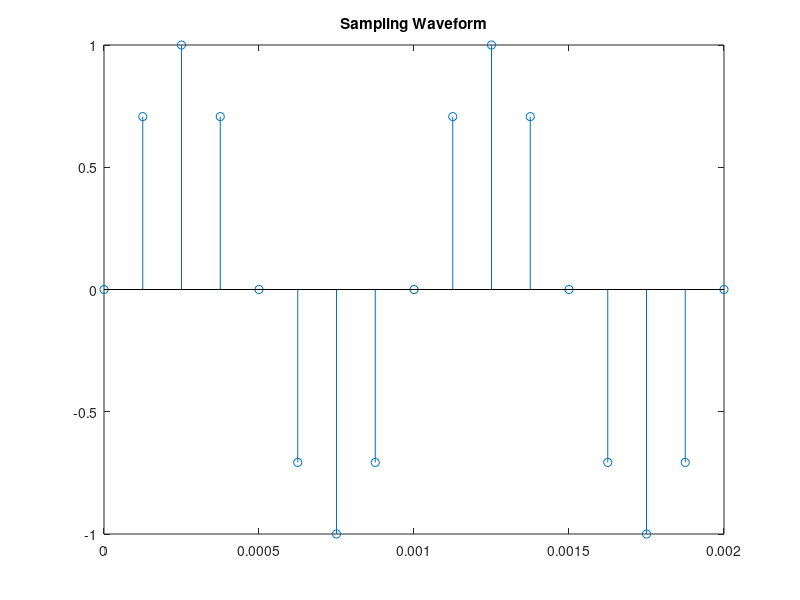

This figure's MATLAB source: (Note: this script raises an error after producing the figure.)
%Project 2.14, Cmpute the signal values of the original 8000 samples/sec
%waveform over the period of 0 < t < 2 msec for a totla of 17 samples.
%Assume signal peaks of +-1 for the sine wave
%Part 1 and 2
clc; clear;
x = linspace(0, 2e-3, 17);
y = sin(2*pi*1000*x);
stem(x,y)
title('Sampling Waveform');
orig_samp = 12.5e-6;%This is the sampling rate originally used
Sample = transpose(0:16);
Time = zeros(17,1);
Time = Time + orig_samp*(Sample);
Value = zeros(17,1);
for n=1:17
    Value(n,1) = y(n);
end
T = table(Sample, Time, Value);
disp(T);
    
%Part 3
hold on;
Xi = 0:20.833333e-6:2e-3;
Yi = interp1(x,y,Xi);
stem (Xi,Yi,'xr');
